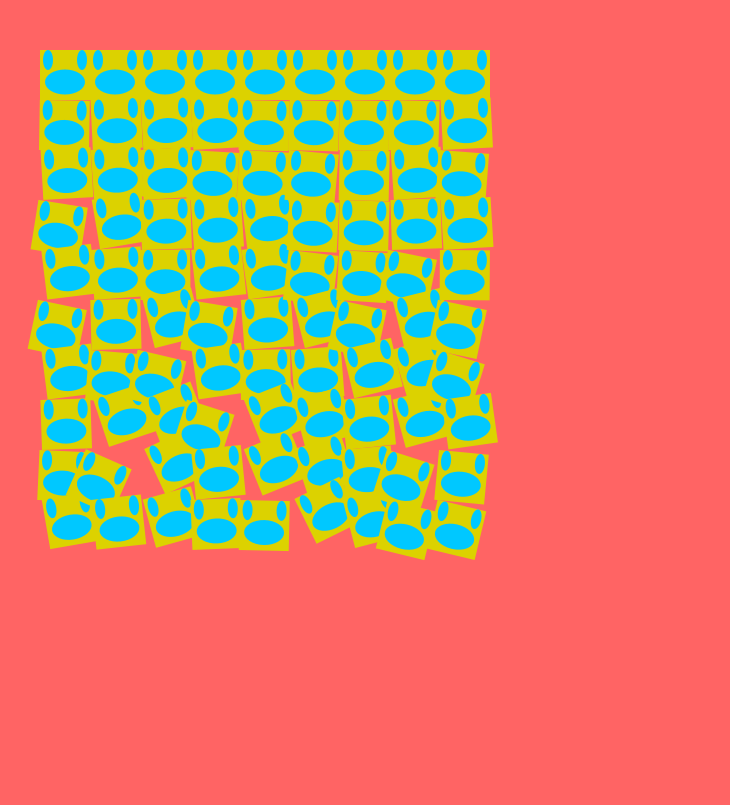
Frame 1 (no input)
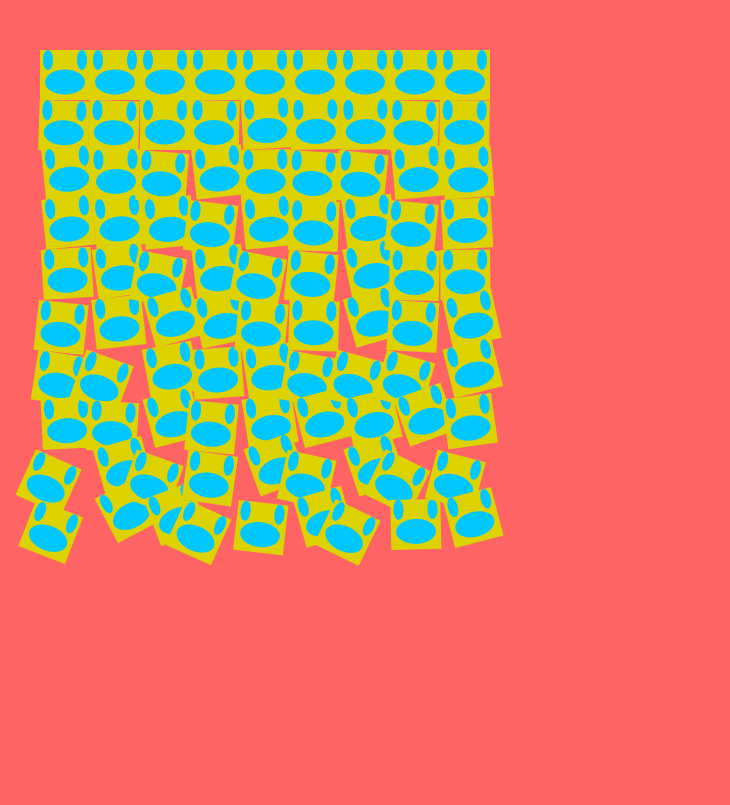
Frame 60 (the mouse pressed at the canvas centre just before this capture)
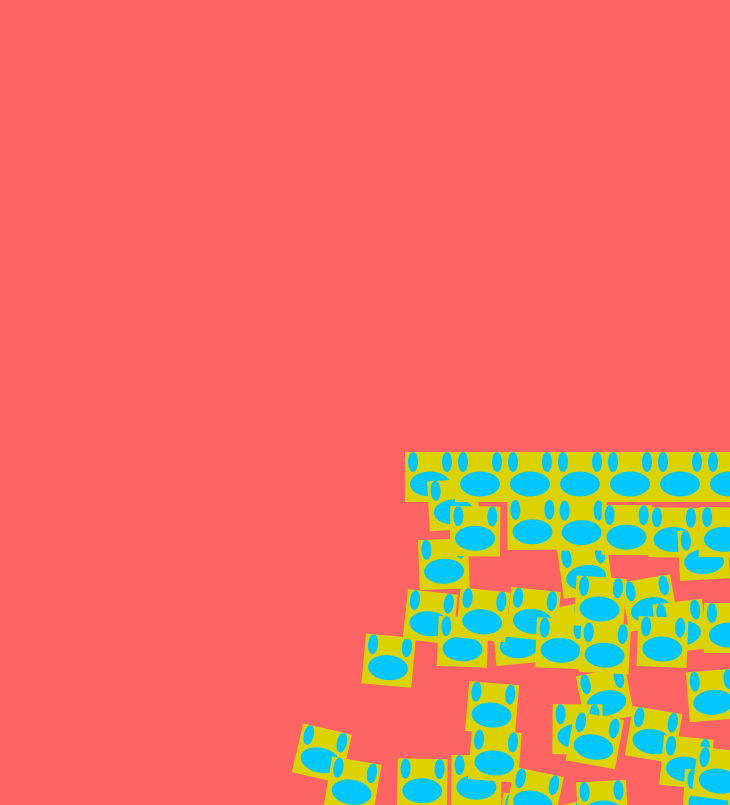
Frame 120 (the mouse held since frame 60 and released just before this capture)

The Processing sketch that drew these frames (run headless with seeded random() and noise(); from frame 60 on, the mouse is pressed at the canvas centre):

// Processing sketch: processing_113989
// ── processing_113989.pde

void setup()
{
  size(730, 805);
  frameRate(10);
}
 
void draw()
  
{
  background(255,100,100);
  noStroke();
  //fill(0,200,255);
  for (int i = 0; i <9; i++)
  {
    for (int j = 0; j <10; j++)
    {
      pushMatrix();
      translate(i*50+40,j*50 +40);
      rotate(random(PI*j/-54,PI*j/54));
      smileyface(i*25, j*25);
      popMatrix();
   
    }
  }
}


void smileyface(int x, int y)
{
  fill(220,210,0);
  rect(mouseX+0,mouseY+10,50,50);
  fill(0,200,255);
  ellipse(mouseX+42,mouseY+20,10,20);
ellipse(mouseX+8,mouseY+20,10,20);
ellipse(mouseX+25,mouseY+42,40,25);
}
